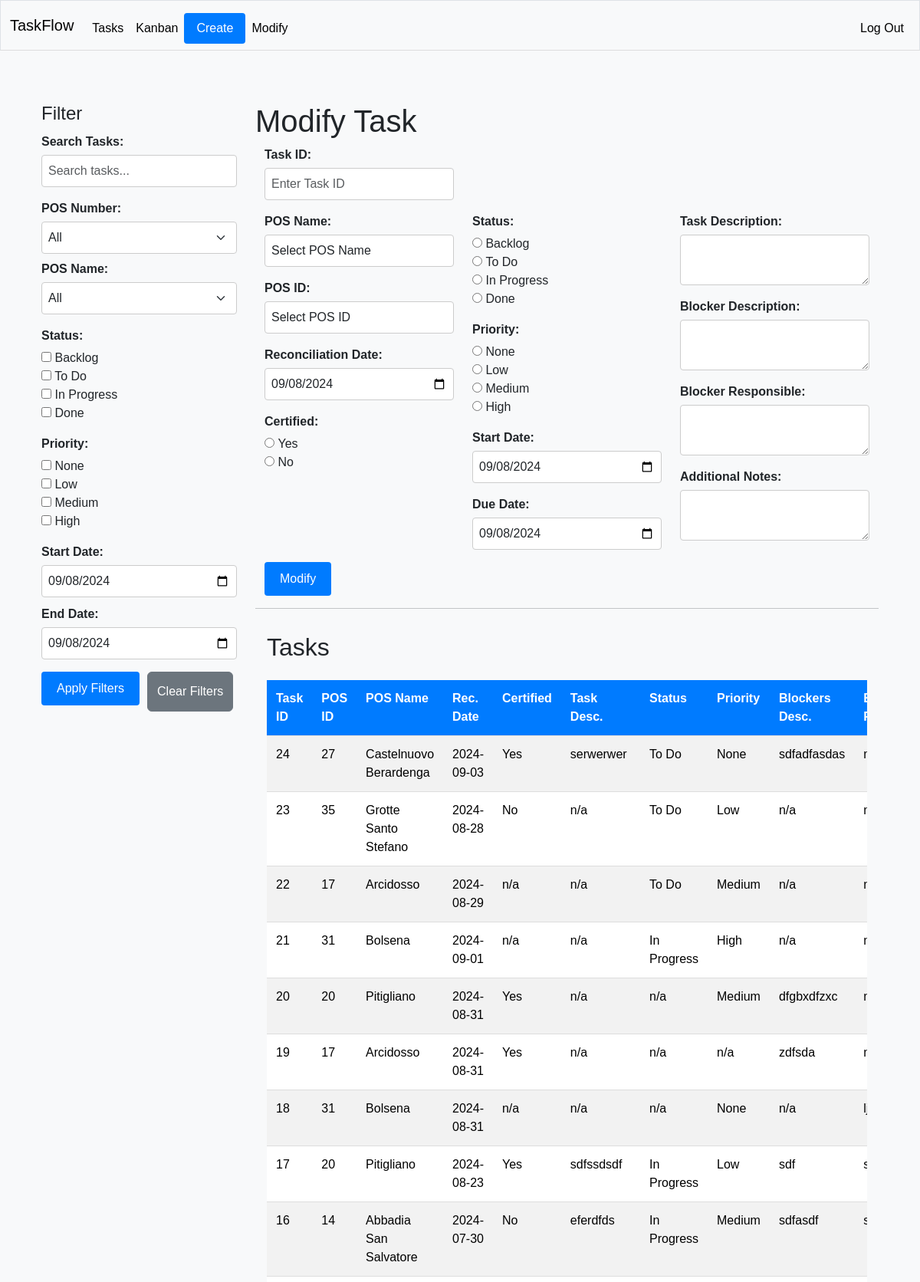
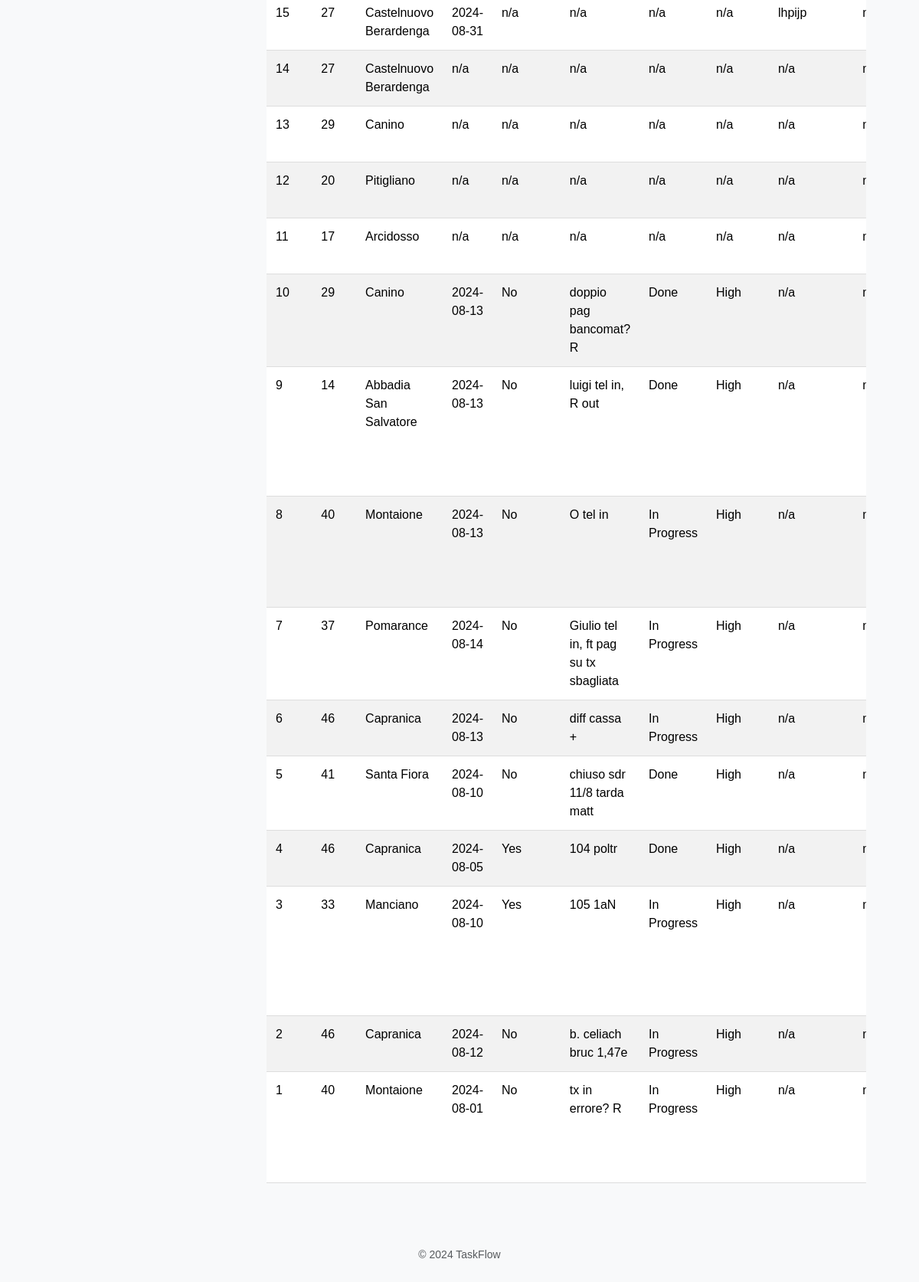
Screenshot of /modify (signed in) with the database file from the repository (2 pictures, top to bottom).
### tables this page shows
CREATE TABLE tasks (
                        task_id INTEGER NOT NULL, 
                        task_desc VARCHAR, 
                        task_status VARCHAR, 
                        task_priority VARCHAR, 
                        task_start_date DATE, 
                        task_due_date DATE, 
                        task_notes VARCHAR, 
                        pos_id INTEGER NOT NULL, 
                        blocker_id INTEGER, 
                        rec_id INTEGER, 
                        PRIMARY KEY (task_id), 
                        CHECK (task_status IN ('Backlog', 'To Do', 'In Progress', 'Done')), 
                        CHECK (task_priority IN ('None', 'Low', 'Medium', 'High')),
                        FOREIGN KEY(pos_id) REFERENCES pos (pos_id),
                        FOREIGN KEY(blocker_id) REFERENCES blockers (blocker_id),
                        FOREIGN KEY(rec_id) REFERENCES rec (rec_id)
                    );

CREATE TABLE pos (
	pos_id INTEGER NOT NULL, 
	pos_name VARCHAR NOT NULL, 
	PRIMARY KEY (pos_id), 
	UNIQUE (pos_name)
);

CREATE TABLE rec (
                        rec_id INTEGER NOT NULL, 
                        rec_date DATE, 
                        rec_certified BOOLEAN, 
                        task_id INTEGER, 
                        pos_id INTEGER, 
                        blocker_id INTEGER, 
                        PRIMARY KEY (rec_id),
                        FOREIGN KEY(task_id) REFERENCES tasks (task_id),
                        FOREIGN KEY(pos_id) REFERENCES pos (pos_id),
                        FOREIGN KEY(blocker_id) REFERENCES blockers (blocker_id)
                    );

CREATE TABLE blockers (
                        blocker_id INTEGER NOT NULL, 
                        blocker_desc VARCHAR, 
                        blocker_responsible VARCHAR, 
                        blocker_resolved BOOLEAN, 
                        blocker_res_date DATE, 
                        pos_id INTEGER, 
                        rec_id INTEGER, 
                        task_id INTEGER, 
                        PRIMARY KEY (blocker_id),
                        FOREIGN KEY(pos_id) REFERENCES pos (pos_id),
                        FOREIGN KEY(rec_id) REFERENCES rec (rec_id),
                        FOREIGN KEY(task_id) REFERENCES tasks (task_id)
                    );

### app.py (the view)
@app.route("/modify", methods=["GET", "POST"])
@login_required
def modify_task():
    if request.method == "POST":
        task_id = request.form.get("task_id")
        pos_id = request.form.get("pos_id")
        reconciliation_date = request.form.get("reconciliation_date") or None
        certified = request.form.get("certified") or None
        description = request.form.get("description") or None
        status = request.form.get("status") or None
        priority = request.form.get("priority") or None
        start_date = request.form.get("start_date") or None
        due_date = request.form.get("due_date") or None
        notes = request.form.get("notes") or None
        blocker_desc = request.form.get("blocker_desc") or None
        blocker_responsible = request.form.get("blocker_responsible") or None
        try:
            if start_date:
                start_date = datetime.strptime(start_date, '%Y-%m-%d').date()
            if due_date:
                due_date = datetime.strptime(due_date, '%Y-%m-%d').date()
            if reconciliation_date:
                reconciliation_date = datetime.strptime(reconciliation_date, '%Y-%m-%d').date()
        except ValueError as e:
            flash("Invalid date format. Please use YYYY-MM-DD.")
            return redirect("/modify")
        if not task_id or not pos_id:
            flash("Task ID and POS ID are required.")
            return redirect("/modify")
        try:
            with engine.connect() as conn:
                task_update = tasks_table.update().where(tasks_table.c.task_id == task_id).values(
                    pos_id=pos_id,
                    task_desc=description,
                    task_status=status,
                    task_priority=priority,
                    task_start_date=start_date,
                    task_due_date=due_date,
                    task_notes=notes
                )
                conn.execute(task_update)
                if blocker_desc or blocker_responsible:
                    blocker_exists = conn.execute(
                        select(blockers_table.c.blocker_id).where(blockers_table.c.task_id == task_id)
                    ).fetchone()
                    if blocker_exists:
                        conn.execute(
                            blockers_table.update().where(blockers_table.c.task_id == task_id).values(
                                blocker_desc=blocker_desc,
                                blocker_responsible=blocker_responsible
                            )
                        )
                    else:
                        conn.execute(
                            blockers_table.insert().values(
                                blocker_desc=blocker_desc,
                                blocker_responsible=blocker_responsible,
                                task_id=task_id,
                                pos_id=pos_id
                            )
                        )
                if reconciliation_date or certified is not None:
                    rec_exists = conn.execute(
                        select(rec_table.c.rec_id).where(rec_table.c.task_id == task_id)
                    ).fetchone()
                    if rec_exists:
                        conn.execute(
                            rec_table.update().where(rec_table.c.task_id == task_id).values(
                                rec_date=reconciliation_date,
                                rec_certified=(certified == 'true') if certified else None
                            )
                        )
                    else:
                        conn.execute(
                            rec_table.insert().values(
                                rec_date=reconciliation_date,
                                rec_certified=(certified == 'true') if certified else None,
                                task_id=task_id,
                                pos_id=pos_id
                            )
                        )
                conn.commit()
            flash("Task modified successfully!")  # Only display success if everything works
            return redirect("/modify")
        except Exception as e:
            logger.error(f"Error modifying task: {traceback.format_exc()}")
            flash("An error occurred while modifying the task.")
            return redirect("/modify")
    else:
        with engine.connect() as conn:
            pos_data = conn.execute(select(pos_table.c.pos_id, pos_table.c.pos_name)).fetchall()
            query = select(
                tasks_table.c.task_id,
                tasks_table.c.task_desc,
                tasks_table.c.task_status,
                tasks_table.c.task_priority,
                tasks_table.c.task_start_date,
                tasks_table.c.task_due_date,
                tasks_table.c.task_notes,
                pos_table.c.pos_id,
                pos_table.c.pos_name,
                rec_table.c.rec_date,
                rec_table.c.rec_certified,
                blockers_table.c.blocker_desc,
                blockers_table.c.blocker_responsible
            ).select_from(
                tasks_table
                .join(pos_table, tasks_table.c.pos_id == pos_table.c.pos_id)
                .outerjoin(rec_table, tasks_table.c.rec_id == rec_table.c.rec_id)
                .outerjoin(blockers_table, tasks_table.c.blocker_id == blockers_table.c.blocker_id)
            ).order_by(desc(tasks_table.c.task_id))
            tasks = conn.execute(query).fetchall()
            formatted_tasks = []
            for task in tasks:
                formatted_tasks.append({
                    "task_id": task.task_id if task.task_id is not None else "n/a",
                    "task_desc": task.task_desc if task.task_desc is not None else "n/a",
                    "task_status": task.task_status if task.task_status is not None else "n/a",
                    "task_priority": task.task_priority if task.task_priority is not None else "n/a",
                    "task_start_date": task.task_start_date.strftime('%Y-%m-%d') if isinstance(task.task_start_date, date) else "n/a",
                    "task_due_date": task.task_due_date.strftime('%Y-%m-%d') if isinstance(task.task_due_date, date) else "n/a",
                    "task_notes": task.task_notes if task.task_notes is not None else "n/a",
                    "pos_id": task.pos_id if task.pos_id is not None else "n/a",
                    "pos_name": task.pos_name if task.pos_name is not None else "n/a",
                    "rec_date": task.rec_date.strftime('%Y-%m-%d') if isinstance(task.rec_date, date) else "n/a",
                    "rec_certified": "Yes" if task.rec_certified is True else "No" if task.rec_certified is False else "n/a",
                    "blocker_desc": task.blocker_desc if task.blocker_desc is not None else "n/a",
                    "blocker_responsible": task.blocker_responsible if task.blocker_responsible is not None else "n/a"
                })
        return render_template("modify.html", pos_data=pos_data, tasks=formatted_tasks, date=date)

### helpers.py (called while the page is built)
def login_required(f):
    @wraps(f)
    def decorated_function(*args, **kwargs):
        if session.get("user_id") is None:
            return redirect("/login")
        return f(*args, **kwargs)
    return decorated_function

### templates/modify.html (shortened to what this page needs)
{% extends "layout.html" %}
{% block main %}
<div class="container-fluid">
    <div class="row">
        <div class="col-md-3">
            {% include "_sidebar.html" %}
        </div>
        <div class="col-md-9">
            <h1>Modify Task</h1>
            {% include "_modify_form.html" %}
            <hr>
            {% include "_tasks_body.html" %}
        </div>
    </div>
</div>
{% endblock %}

### templates/_tasks_body.html (shortened to what this page needs)
<div class="tasks-wrapper">
    <h2 class="mt-0">Tasks</h2>
    <div class="table-responsive">
        <table class="table table-striped mt-3">
            <thead>
                <tr>
                    <th>Task ID</th>
                    <th>POS ID</th>
                    <th>POS Name</th>
                    <th>Rec. Date</th>
                    <th>Certified</th>
                    <th>Task Desc.</th>
                    <th>Status</th>
                    <th>Priority</th>
                    <th>Blockers Desc.</th>
                    <th>Blockers Resp</th>
                </tr>
            </thead>
            <tbody id="taskTableBody">
                {% for task in tasks %}
                <tr>
                    <td>{{ task.task_id }}</td>
                    <td>{{ task.pos_id }}</td>
                    <td>{{ task.pos_name }}</td>
                    <td>{{ task.rec_date }}</td>
                    <td>{{ task.rec_certified }}</td>
                    <td>{{ task.task_desc }}</td>
                    <td>{{ task.task_status }}</td>
                    <td>{{ task.task_priority }}</td>
                    <td>{{ task.blocker_desc }}</td>
                    <td>{{ task.blocker_responsible }}</td>
                </tr>
                {% endfor %}
            </tbody>
        </table>
    </div>
</div>

### static/css/style.css (style rules this page uses)
body { font-family: Arial, sans-serif !important; background-color: #f8f9fa !important; margin: 0 !important; padding: 0 !important; text-align: left !important; }
.table { width: 100% !important; margin-bottom: 20px !important; border-collapse: collapse !important; text-align: left !important; }
.table th, .table td { padding: 12px !important; text-align: left !important; border-bottom: 1px solid #ddd !important; vertical-align: top !important; white-space: normal !important; }
.table th { background-color: #007bff !important; color: white !important; }
.table-responsive { overflow-x: auto !important; text-align: left !important; }
.tasks-wrapper { padding: 15px !important; text-align: left !important; }

### rows the page displays
tasks: task_id "24", pos_id "27", pos_name "Castelnuovo Berardenga", rec_date "2024-09-03", rec_certified "Yes", task_desc "serwerwer", task_status "To Do", task_priority "None", blocker_desc "sdfadfasdas"
tasks: task_id "23", pos_id "35", pos_name "Grotte Santo Stefano", rec_date "2024-08-28", rec_certified "No", task_desc "n/a", task_status "To Do", task_priority "Low", blocker_desc "n/a"
tasks: task_id "22", pos_id "17", pos_name "Arcidosso", rec_date "2024-08-29", rec_certified "n/a", task_desc "n/a", task_status "To Do", task_priority "Medium", blocker_desc "n/a"
tasks: task_id "21", pos_id "31", pos_name "Bolsena", rec_date "2024-09-01", rec_certified "n/a", task_desc "n/a", task_status "In Progress", task_priority "High", blocker_desc "n/a"
tasks: task_id "20", pos_id "20", pos_name "Pitigliano", rec_date "2024-08-31", rec_certified "Yes", task_desc "n/a", task_status "n/a", task_priority "Medium", blocker_desc "dfgbxdfzxc"
tasks: task_id "19", pos_id "17", pos_name "Arcidosso", rec_date "2024-08-31", rec_certified "Yes", task_desc "n/a", task_status "n/a", task_priority "n/a", blocker_desc "zdfsda"
tasks: task_id "18", pos_id "31", pos_name "Bolsena", rec_date "2024-08-31", rec_certified "n/a", task_desc "n/a", task_status "n/a", task_priority "None", blocker_desc "n/a"
tasks: task_id "17", pos_id "20", pos_name "Pitigliano", rec_date "2024-08-23", rec_certified "Yes", task_desc "sdfssdsdf", task_status "In Progress", task_priority "Low", blocker_desc "sdf"
tasks: task_id "16", pos_id "14", pos_name "Abbadia San Salvatore", rec_date "2024-07-30", rec_certified "No", task_desc "eferdfds", task_status "In Progress", task_priority "Medium", blocker_desc "sdfasdf"
tasks: task_id "15", pos_id "27", pos_name "Castelnuovo Berardenga", rec_date "2024-08-31", rec_certified "n/a", task_desc "n/a", task_status "n/a", task_priority "n/a", blocker_desc "lhpijp"
tasks: task_id "14", pos_id "27", pos_name "Castelnuovo Berardenga", rec_date "n/a", rec_certified "n/a", task_desc "n/a", task_status "n/a", task_priority "n/a", blocker_desc "n/a"
tasks: task_id "13", pos_id "29", pos_name "Canino", rec_date "n/a", rec_certified "n/a", task_desc "n/a", task_status "n/a", task_priority "n/a", blocker_desc "n/a"
tasks: task_id "12", pos_id "20", pos_name "Pitigliano", rec_date "n/a", rec_certified "n/a", task_desc "n/a", task_status "n/a", task_priority "n/a", blocker_desc "n/a"
tasks: task_id "11", pos_id "17", pos_name "Arcidosso", rec_date "n/a", rec_certified "n/a", task_desc "n/a", task_status "n/a", task_priority "n/a", blocker_desc "n/a"
tasks: task_id "10", pos_id "29", pos_name "Canino", rec_date "2024-08-13", rec_certified "No", task_desc "doppio pag bancomat? R", task_status "Done", task_priority "High", blocker_desc "n/a"
tasks: task_id "9", pos_id "14", pos_name "Abbadia San Salvatore", rec_date "2024-08-13", rec_certified "No", task_desc "luigi tel in, R out", task_status "Done", task_priority "High", blocker_desc "n/a"
tasks: task_id "8", pos_id "40", pos_name "Montaione", rec_date "2024-08-13", rec_certified "No", task_desc "O tel in", task_status "In Progress", task_priority "High", blocker_desc "n/a"
tasks: task_id "7", pos_id "37", pos_name "Pomarance", rec_date "2024-08-14", rec_certified "No", task_desc "Giulio tel in, ft pag su tx sbagliata", task_status "In Progress", task_priority "High", blocker_desc "n/a"
tasks: task_id "6", pos_id "46", pos_name "Capranica", rec_date "2024-08-13", rec_certified "No", task_desc "diff cassa +", task_status "In Progress", task_priority "High", blocker_desc "n/a"
tasks: task_id "5", pos_id "41", pos_name "Santa Fiora", rec_date "2024-08-10", rec_certified "No", task_desc "chiuso sdr 11/8 tarda matt", task_status "Done", task_priority "High", blocker_desc "n/a"
tasks: task_id "4", pos_id "46", pos_name "Capranica", rec_date "2024-08-05", rec_certified "Yes", task_desc "104 poltr", task_status "Done", task_priority "High", blocker_desc "n/a"
tasks: task_id "3", pos_id "33", pos_name "Manciano", rec_date "2024-08-10", rec_certified "Yes", task_desc "105 1aN", task_status "In Progress", task_priority "High", blocker_desc "n/a"
tasks: task_id "2", pos_id "46", pos_name "Capranica", rec_date "2024-08-12", rec_certified "No", task_desc "b. celiach bruc 1,47e", task_status "In Progress", task_priority "High", blocker_desc "n/a"
tasks: task_id "1", pos_id "40", pos_name "Montaione", rec_date "2024-08-01", rec_certified "No", task_desc "tx in errore? R", task_status "In Progress", task_priority "High", blocker_desc "n/a"
